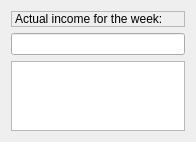
                 <widget class="QWidget" name="tboxPagePayWeek">
                  <property name="geometry">
                   <rect>
                    <x>0</x>
                    <y>0</y>
                    <width>196</width>
                    <height>138</height>
                   </rect>
                  </property>
                  <attribute name="label">
                   <string>Payment</string>
                  </attribute>
                  <layout class="QVBoxLayout" name="verticalLayout_17">
                   <item>
                    <widget class="QLabel" name="lblCalPricePayWeek">
                     <property name="frameShape">
                      <enum>QFrame::StyledPanel</enum>
                     </property>
                     <property name="frameShadow">
                      <enum>QFrame::Raised</enum>
                     </property>
                     <property name="text">
                      <string>Actual income for the week:</string>
                     </property>
                    </widget>
                   </item>
                   <item>
                    <widget class="vmLineEdit" name="txtCalPricePayWeek">
                     <property name="font">
                      <font>
                       <weight>75</weight>
                       <bold>true</bold>
                      </font>
                     </property>
                     <property name="readOnly">
                      <bool>true</bool>
                     </property>
                    </widget>
                   </item>
                   <item>
                    <widget class="vmListWidget" name="lstCalPaysWeek"/>
                   </item>
                  </layout>
                 </widget>
